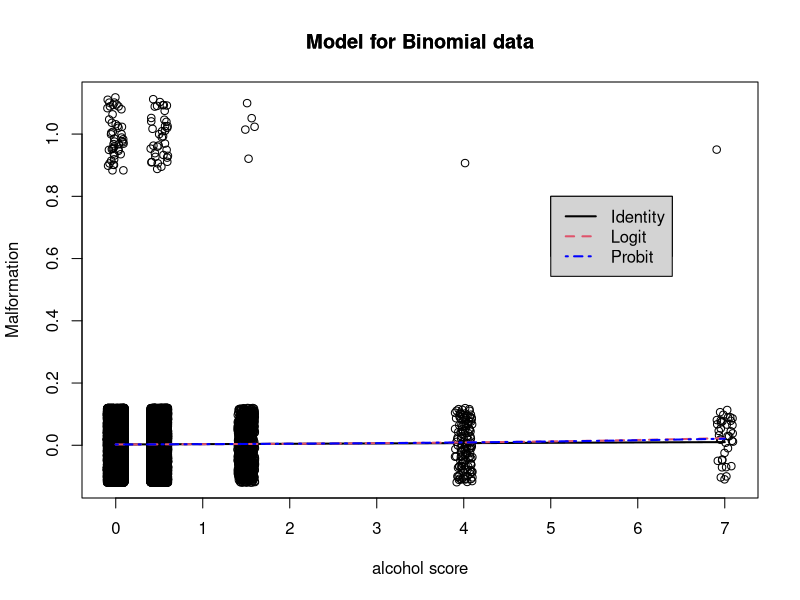

Generate this figure with R:
Alcohol=c(0,0.5,1.5,4,7)
Absent=c(17066,14464,788,126,37)
Present=c(48,38,5,1,1)

cbind(Alcohol,Absent,Present)
y=NULL;alc=NULL
for(i in 1:5){
	y=c(y,c(rep(0,Absent[i]),rep(1,Present[i])))
	alc=c(alc,rep(Alcohol[i],Absent[i]+Present[i]))
}
plot(jitter(y,factor=0.6)~jitter(alc),type="p",ylab="Malformation",xlab="alcohol score")
# Linear model
malform.lin=glm(cbind(Present,Absent)~Alcohol,family=binomial(make.link("identity")))
summary(malform.lin)

curve(malform.lin$coefficients[1]+malform.lin$coefficients[2]*x,
	 from=0,to=7,lwd=2,ylab="probability",xlab="alcohol score",add=TRUE)

sum((resid(malform.lin,type="pearson"))^2)

# Logit model
malform.logit=glm(cbind(Present,Absent)~Alcohol,family=binomial(link=logit))
summary(malform.logit)
confint(malform.logit)

curve(exp(malform.logit$coefficients[1]+malform.logit$coefficients[2]*x)/
	(1+exp(malform.logit$coefficients[1]+malform.logit$coefficients[2]*x)),	
	from=0,to=7,col=2,lty=2,lwd=2,add=TRUE)
title("Model for Binomial data")
legend(5,0.8,c("Identity","Logit"),col=1:2,lty=1:2,lwd=2,bg="light gray")

sum((resid(malform.logit,type="pearson"))^2)

predict.glm(malform.logit,newdata=data.frame(Alcohol=1.5),type="response")

# Probit model
malform.probit=glm(cbind(Present,Absent)~Alcohol,family=binomial(link=probit))
summary(malform.probit)

curve(pnorm(malform.probit$coefficients[1]+malform.probit$coefficients[2]*x),	
      from=0,to=7,col="blue",lty=4,lwd=2,add=TRUE)
title("Model for Binomial data")
legend(5,0.8,c("Identity","Logit","Probit"),col=c(1,2,"blue"),lty=c(1,2,4),lwd=2,bg="light gray")

sum((resid(malform.probit,type="pearson"))^2)

# Residuals on logit
residuals(malform.logit,type="pearson")
residuals(malform.logit,type="pearson")/sqrt(1 - hatvalues(malform.logit))
residuals(malform.logit,type="deviance")
residuals(malform.logit,type="deviance")/sqrt(1 - hatvalues(malform.logit))
rstandard(malform.logit)